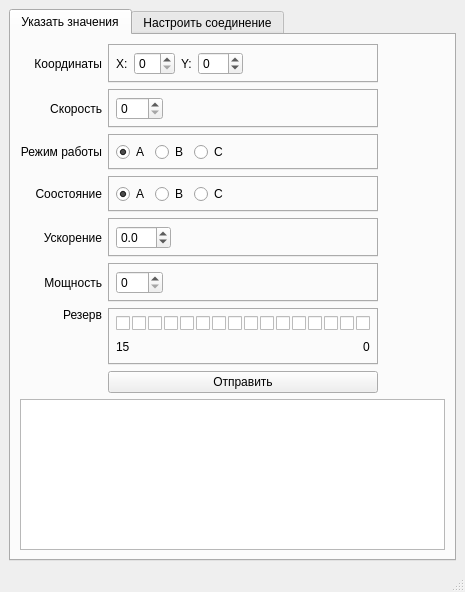
<?xml version="1.0" encoding="UTF-8"?>
<ui version="4.0">
 <class>ValidorMainWindow</class>
 <widget class="QMainWindow" name="ValidorMainWindow">
  <property name="geometry">
   <rect>
    <x>0</x>
    <y>0</y>
    <width>465</width>
    <height>592</height>
   </rect>
  </property>
  <property name="windowTitle">
   <string>ValidorMainWindow</string>
  </property>
  <property name="tabShape">
   <enum>QTabWidget::Rounded</enum>
  </property>
  <widget class="QWidget" name="centralwidget">
   <layout class="QHBoxLayout" name="horizontalLayout_9">
    <item>
     <widget class="QTabWidget" name="tabWidget">
      <property name="currentIndex">
       <number>0</number>
      </property>
      <widget class="QWidget" name="tabWidgetPage1">
       <attribute name="title">
        <string>Указать значения</string>
       </attribute>
       <layout class="QVBoxLayout" name="verticalLayout">
        <item>
         <widget class="QWidget" name="gridWidget" native="true">
          <property name="sizePolicy">
           <sizepolicy hsizetype="Fixed" vsizetype="Fixed">
            <horstretch>0</horstretch>
            <verstretch>0</verstretch>
           </sizepolicy>
          </property>
          <layout class="QGridLayout" name="gridLayout">
           <property name="leftMargin">
            <number>0</number>
           </property>
           <property name="topMargin">
            <number>0</number>
           </property>
           <property name="rightMargin">
            <number>0</number>
           </property>
           <property name="bottomMargin">
            <number>0</number>
           </property>
           <item row="6" column="1">
            <widget class="QTabWidget" name="reserveTabWidget">
             <property name="tabShape">
              <enum>QTabWidget::Rounded</enum>
             </property>
             <property name="tabBarAutoHide">
              <bool>true</bool>
             </property>
             <widget class="QWidget" name="reserveTabWidgetPage1">
              <attribute name="title">
               <string/>
              </attribute>
              <layout class="QVBoxLayout" name="verticalLayout_2">
               <property name="spacing">
                <number>6</number>
               </property>
               <property name="leftMargin">
                <number>6</number>
               </property>
               <property name="topMargin">
                <number>6</number>
               </property>
               <property name="rightMargin">
                <number>6</number>
               </property>
               <property name="bottomMargin">
                <number>6</number>
               </property>
               <item>
                <layout class="QHBoxLayout" name="horizontalLayout_3">
                 <property name="spacing">
                  <number>2</number>
                 </property>
                 <item>
                  <widget class="QCheckBox" name="reserveBit15">
                   <property name="text">
                    <string/>
                   </property>
                   <property name="checked">
                    <bool>false</bool>
                   </property>
                  </widget>
                 </item>
                 <item>
                  <widget class="QCheckBox" name="reserveBit14">
                   <property name="text">
                    <string/>
                   </property>
                  </widget>
                 </item>
                 <item>
                  <widget class="QCheckBox" name="reserveBit13">
                   <property name="text">
                    <string/>
                   </property>
                  </widget>
                 </item>
                 <item>
                  <widget class="QCheckBox" name="reserveBit12">
                   <property name="text">
                    <string/>
                   </property>
                  </widget>
                 </item>
                 <item>
                  <widget class="QCheckBox" name="reserveBit11">
                   <property name="text">
                    <string/>
                   </property>
                  </widget>
                 </item>
                 <item>
                  <widget class="QCheckBox" name="reserveBit10">
                   <property name="text">
                    <string/>
                   </property>
                   <property name="autoRepeat">
                    <bool>false</bool>
                   </property>
                   <property name="tristate">
                    <bool>false</bool>
                   </property>
                  </widget>
                 </item>
                 <item>
                  <widget class="QCheckBox" name="reserveBit9">
                   <property name="text">
                    <string/>
                   </property>
                  </widget>
                 </item>
                 <item>
                  <widget class="QCheckBox" name="reserveBit8">
                   <property name="text">
                    <string/>
                   </property>
                  </widget>
                 </item>
                 <item>
                  <widget class="QCheckBox" name="reserveBit7">
                   <property name="text">
                    <string/>
                   </property>
                  </widget>
                 </item>
                 <item>
                  <widget class="QCheckBox" name="reserveBit6">
                   <property name="text">
                    <string/>
                   </property>
                  </widget>
                 </item>
                 <item>
                  <widget class="QCheckBox" name="reserveBit5">
                   <property name="text">
                    <string/>
                   </property>
                  </widget>
                 </item>
                 <item>
                  <widget class="QCheckBox" name="reserveBit4">
                   <property name="text">
                    <string/>
                   </property>
                  </widget>
                 </item>
                 <item>
                  <widget class="QCheckBox" name="reserveBit3">
                   <property name="text">
                    <string/>
                   </property>
                  </widget>
                 </item>
                 <item>
                  <widget class="QCheckBox" name="reserveBit2">
                   <property name="text">
                    <string/>
                   </property>
                  </widget>
                 </item>
                 <item>
                  <widget class="QCheckBox" name="reserveBit1">
                   <property name="text">
                    <string/>
                   </property>
                  </widget>
                 </item>
                 <item>
                  <widget class="QCheckBox" name="reserveBit0">
                   <property name="text">
                    <string/>
                   </property>
                  </widget>
                 </item>
                </layout>
               </item>
               <item>
                <layout class="QHBoxLayout" name="horizontalLayout_4">
                 <property name="spacing">
                  <number>0</number>
                 </property>
                 <item>
                  <widget class="QLabel" name="label_11">
                   <property name="text">
                    <string>15</string>
                   </property>
                  </widget>
                 </item>
                 <item>
                  <spacer name="horizontalSpacer_9">
                   <property name="orientation">
                    <enum>Qt::Horizontal</enum>
                   </property>
                   <property name="sizeHint" stdset="0">
                    <size>
                     <width>40</width>
                     <height>20</height>
                    </size>
                   </property>
                  </spacer>
                 </item>
                 <item>
                  <widget class="QLabel" name="label_23">
                   <property name="text">
                    <string>0</string>
                   </property>
                  </widget>
                 </item>
                </layout>
               </item>
              </layout>
             </widget>
            </widget>
           </item>
           <item row="7" column="1">
            <widget class="QPushButton" name="sendValuesButton">
             <property name="text">
              <string>Отправить</string>
             </property>
            </widget>
           </item>
           <item row="3" column="0">
            <widget class="QLabel" name="label_4">
             <property name="text">
              <string>Соостояние</string>
             </property>
             <property name="alignment">
              <set>Qt::AlignRight|Qt::AlignTrailing|Qt::AlignVCenter</set>
             </property>
            </widget>
           </item>
           <item row="0" column="0">
            <widget class="QLabel" name="label">
             <property name="text">
              <string>Координаты</string>
             </property>
             <property name="alignment">
              <set>Qt::AlignRight|Qt::AlignTrailing|Qt::AlignVCenter</set>
             </property>
            </widget>
           </item>
           <item row="4" column="1">
            <widget class="QTabWidget" name="tabWidget_6">
             <property name="tabShape">
              <enum>QTabWidget::Rounded</enum>
             </property>
             <property name="tabBarAutoHide">
              <bool>true</bool>
             </property>
             <widget class="QWidget" name="Page1_4">
              <attribute name="title">
               <string/>
              </attribute>
              <layout class="QHBoxLayout" name="horizontalLayout_10">
               <property name="leftMargin">
                <number>6</number>
               </property>
               <property name="topMargin">
                <number>6</number>
               </property>
               <property name="rightMargin">
                <number>6</number>
               </property>
               <property name="bottomMargin">
                <number>6</number>
               </property>
               <item>
                <widget class="QDoubleSpinBox" name="accelerationDoubleSpinBox">
                 <property name="prefix">
                  <string/>
                 </property>
                 <property name="suffix">
                  <string/>
                 </property>
                 <property name="decimals">
                  <number>1</number>
                 </property>
                 <property name="minimum">
                  <double>-12.699999999999999</double>
                 </property>
                 <property name="maximum">
                  <double>12.800000000000001</double>
                 </property>
                 <property name="singleStep">
                  <double>0.100000000000000</double>
                 </property>
                 <property name="value">
                  <double>0.000000000000000</double>
                 </property>
                </widget>
               </item>
               <item>
                <spacer name="horizontalSpacer_4">
                 <property name="orientation">
                  <enum>Qt::Horizontal</enum>
                 </property>
                 <property name="sizeHint" stdset="0">
                  <size>
                   <width>40</width>
                   <height>20</height>
                  </size>
                 </property>
                </spacer>
               </item>
              </layout>
             </widget>
            </widget>
           </item>
           <item row="0" column="1">
            <widget class="QTabWidget" name="tabWidget_3">
             <property name="tabShape">
              <enum>QTabWidget::Rounded</enum>
             </property>
             <property name="tabBarAutoHide">
              <bool>true</bool>
             </property>
             <widget class="QWidget" name="tabWidget_3Page1">
              <attribute name="title">
               <string/>
              </attribute>
              <layout class="QHBoxLayout" name="horizontalLayout_12">
               <property name="leftMargin">
                <number>6</number>
               </property>
               <property name="topMargin">
                <number>6</number>
               </property>
               <property name="rightMargin">
                <number>6</number>
               </property>
               <property name="bottomMargin">
                <number>6</number>
               </property>
               <item>
                <widget class="QLabel" name="label_8">
                 <property name="text">
                  <string>X:</string>
                 </property>
                </widget>
               </item>
               <item>
                <widget class="QSpinBox" name="coordXSpinBox">
                 <property name="maximum">
                  <number>63</number>
                 </property>
                </widget>
               </item>
               <item>
                <widget class="QLabel" name="label_24">
                 <property name="text">
                  <string>Y:</string>
                 </property>
                </widget>
               </item>
               <item>
                <widget class="QSpinBox" name="coordYSpinBox">
                 <property name="minimum">
                  <number>-32</number>
                 </property>
                 <property name="maximum">
                  <number>31</number>
                 </property>
                </widget>
               </item>
               <item>
                <spacer name="horizontalSpacer_6">
                 <property name="orientation">
                  <enum>Qt::Horizontal</enum>
                 </property>
                 <property name="sizeHint" stdset="0">
                  <size>
                   <width>40</width>
                   <height>20</height>
                  </size>
                 </property>
                </spacer>
               </item>
              </layout>
             </widget>
            </widget>
           </item>
           <item row="6" column="0">
            <widget class="QLabel" name="label_6">
             <property name="text">
              <string>Резерв</string>
             </property>
             <property name="alignment">
              <set>Qt::AlignRight|Qt::AlignTop|Qt::AlignTrailing</set>
             </property>
            </widget>
           </item>
           <item row="1" column="0">
            <widget class="QLabel" name="label_2">
             <property name="text">
              <string>Скорость</string>
             </property>
             <property name="alignment">
              <set>Qt::AlignRight|Qt::AlignTrailing|Qt::AlignVCenter</set>
             </property>
            </widget>
           </item>
           <item row="5" column="1">
            <widget class="QTabWidget" name="tabWidget_8">
             <property name="tabShape">
              <enum>QTabWidget::Rounded</enum>
             </property>
             <property name="tabBarAutoHide">
              <bool>true</bool>
             </property>
             <widget class="QWidget" name="Page1_5">
              <attribute name="title">
               <string/>
              </attribute>
              <layout class="QHBoxLayout" name="horizontalLayout_13">
               <property name="spacing">
                <number>6</number>
               </property>
               <property name="leftMargin">
                <number>6</number>
               </property>
               <property name="topMargin">
                <number>6</number>
               </property>
               <property name="rightMargin">
                <number>6</number>
               </property>
               <property name="bottomMargin">
                <number>6</number>
               </property>
               <item>
                <widget class="QSpinBox" name="powerSpinBox">
                 <property name="maximum">
                  <number>130</number>
                 </property>
                </widget>
               </item>
               <item>
                <spacer name="horizontalSpacer_7">
                 <property name="orientation">
                  <enum>Qt::Horizontal</enum>
                 </property>
                 <property name="sizeHint" stdset="0">
                  <size>
                   <width>40</width>
                   <height>20</height>
                  </size>
                 </property>
                </spacer>
               </item>
              </layout>
             </widget>
            </widget>
           </item>
           <item row="2" column="1">
            <widget class="QTabWidget" name="tabWidget_5">
             <property name="tabShape">
              <enum>QTabWidget::Rounded</enum>
             </property>
             <property name="tabBarAutoHide">
              <bool>true</bool>
             </property>
             <widget class="QWidget" name="Page1_2">
              <attribute name="title">
               <string/>
              </attribute>
              <layout class="QHBoxLayout" name="horizontalLayout">
               <property name="leftMargin">
                <number>6</number>
               </property>
               <property name="topMargin">
                <number>6</number>
               </property>
               <property name="rightMargin">
                <number>6</number>
               </property>
               <property name="bottomMargin">
                <number>6</number>
               </property>
               <item>
                <widget class="QRadioButton" name="workModARadioButton">
                 <property name="text">
                  <string>A</string>
                 </property>
                 <property name="checked">
                  <bool>true</bool>
                 </property>
                </widget>
               </item>
               <item>
                <widget class="QRadioButton" name="workModBRadioButton">
                 <property name="text">
                  <string>B</string>
                 </property>
                </widget>
               </item>
               <item>
                <widget class="QRadioButton" name="workModCRadioButton">
                 <property name="text">
                  <string>C</string>
                 </property>
                </widget>
               </item>
               <item>
                <spacer name="horizontalSpacer">
                 <property name="orientation">
                  <enum>Qt::Horizontal</enum>
                 </property>
                 <property name="sizeHint" stdset="0">
                  <size>
                   <width>40</width>
                   <height>20</height>
                  </size>
                 </property>
                </spacer>
               </item>
              </layout>
             </widget>
            </widget>
           </item>
           <item row="5" column="0">
            <widget class="QLabel" name="label_7">
             <property name="text">
              <string>Мощность</string>
             </property>
             <property name="alignment">
              <set>Qt::AlignRight|Qt::AlignTrailing|Qt::AlignVCenter</set>
             </property>
            </widget>
           </item>
           <item row="4" column="0">
            <widget class="QLabel" name="label_5">
             <property name="text">
              <string>Ускорение</string>
             </property>
             <property name="alignment">
              <set>Qt::AlignRight|Qt::AlignTrailing|Qt::AlignVCenter</set>
             </property>
            </widget>
           </item>
           <item row="2" column="0">
            <widget class="QLabel" name="label_3">
             <property name="text">
              <string>Режим работы</string>
             </property>
             <property name="alignment">
              <set>Qt::AlignRight|Qt::AlignTrailing|Qt::AlignVCenter</set>
             </property>
            </widget>
           </item>
           <item row="1" column="1">
            <widget class="QTabWidget" name="tabWidget_4">
             <property name="tabShape">
              <enum>QTabWidget::Rounded</enum>
             </property>
             <property name="tabBarAutoHide">
              <bool>true</bool>
             </property>
             <widget class="QWidget" name="Page1">
              <attribute name="title">
               <string/>
              </attribute>
              <layout class="QHBoxLayout" name="horizontalLayout_11">
               <property name="leftMargin">
                <number>6</number>
               </property>
               <property name="topMargin">
                <number>6</number>
               </property>
               <property name="rightMargin">
                <number>6</number>
               </property>
               <property name="bottomMargin">
                <number>6</number>
               </property>
               <item>
                <widget class="QSpinBox" name="velocitySpinBox">
                 <property name="maximum">
                  <number>255</number>
                 </property>
                </widget>
               </item>
               <item>
                <spacer name="horizontalSpacer_5">
                 <property name="orientation">
                  <enum>Qt::Horizontal</enum>
                 </property>
                 <property name="sizeHint" stdset="0">
                  <size>
                   <width>40</width>
                   <height>20</height>
                  </size>
                 </property>
                </spacer>
               </item>
              </layout>
             </widget>
            </widget>
           </item>
           <item row="3" column="1">
            <widget class="QTabWidget" name="tabWidget_7">
             <property name="tabShape">
              <enum>QTabWidget::Rounded</enum>
             </property>
             <property name="tabBarAutoHide">
              <bool>true</bool>
             </property>
             <widget class="QWidget" name="Page1_3">
              <attribute name="title">
               <string/>
              </attribute>
              <layout class="QHBoxLayout" name="horizontalLayout_2">
               <property name="leftMargin">
                <number>6</number>
               </property>
               <property name="topMargin">
                <number>6</number>
               </property>
               <property name="rightMargin">
                <number>6</number>
               </property>
               <property name="bottomMargin">
                <number>6</number>
               </property>
               <item>
                <widget class="QRadioButton" name="stateARadioButton">
                 <property name="text">
                  <string>A</string>
                 </property>
                 <property name="checked">
                  <bool>true</bool>
                 </property>
                </widget>
               </item>
               <item>
                <widget class="QRadioButton" name="stateBRadioButton">
                 <property name="text">
                  <string>B</string>
                 </property>
                </widget>
               </item>
               <item>
                <widget class="QRadioButton" name="stateCRadioButton">
                 <property name="text">
                  <string>C</string>
                 </property>
                </widget>
               </item>
               <item>
                <spacer name="horizontalSpacer_2">
                 <property name="orientation">
                  <enum>Qt::Horizontal</enum>
                 </property>
                 <property name="sizeHint" stdset="0">
                  <size>
                   <width>40</width>
                   <height>20</height>
                  </size>
                 </property>
                </spacer>
               </item>
              </layout>
             </widget>
            </widget>
           </item>
          </layout>
         </widget>
        </item>
        <item>
         <widget class="QTextBrowser" name="resultTextBrowser">
          <property name="sizePolicy">
           <sizepolicy hsizetype="Expanding" vsizetype="Preferred">
            <horstretch>0</horstretch>
            <verstretch>0</verstretch>
           </sizepolicy>
          </property>
          <property name="font">
           <font>
            <pointsize>12</pointsize>
           </font>
          </property>
         </widget>
        </item>
       </layout>
      </widget>
      <widget class="QWidget" name="tab">
       <attribute name="title">
        <string>Настроить соединение</string>
       </attribute>
       <layout class="QVBoxLayout" name="verticalLayout_3">
        <item>
         <widget class="QWidget" name="gridWidget_2" native="true">
          <property name="sizePolicy">
           <sizepolicy hsizetype="Expanding" vsizetype="Fixed">
            <horstretch>0</horstretch>
            <verstretch>0</verstretch>
           </sizepolicy>
          </property>
          <layout class="QGridLayout" name="gridLayout_2">
           <property name="leftMargin">
            <number>0</number>
           </property>
           <property name="topMargin">
            <number>0</number>
           </property>
           <property name="rightMargin">
            <number>0</number>
           </property>
           <property name="bottomMargin">
            <number>0</number>
           </property>
           <item row="0" column="1">
            <widget class="QTabWidget" name="tabWidget_2">
             <property name="tabBarAutoHide">
              <bool>true</bool>
             </property>
             <widget class="QWidget" name="tabWidget_2Page1">
              <attribute name="title">
               <string/>
              </attribute>
              <layout class="QHBoxLayout" name="horizontalLayout_14">
               <property name="leftMargin">
                <number>6</number>
               </property>
               <property name="topMargin">
                <number>6</number>
               </property>
               <property name="rightMargin">
                <number>6</number>
               </property>
               <property name="bottomMargin">
                <number>6</number>
               </property>
               <item>
                <widget class="QLineEdit" name="hostaddressLineEdit">
                 <property name="sizePolicy">
                  <sizepolicy hsizetype="Expanding" vsizetype="Fixed">
                   <horstretch>0</horstretch>
                   <verstretch>0</verstretch>
                  </sizepolicy>
                 </property>
                </widget>
               </item>
               <item>
                <widget class="QLabel" name="label_9">
                 <property name="font">
                  <font>
                   <family>aakar</family>
                   <pointsize>14</pointsize>
                   <italic>false</italic>
                   <bold>true</bold>
                  </font>
                 </property>
                 <property name="text">
                  <string>:</string>
                 </property>
                </widget>
               </item>
               <item>
                <widget class="QSpinBox" name="portSpinBox">
                 <property name="frame">
                  <bool>true</bool>
                 </property>
                 <property name="buttonSymbols">
                  <enum>QAbstractSpinBox::NoButtons</enum>
                 </property>
                 <property name="keyboardTracking">
                  <bool>true</bool>
                 </property>
                 <property name="minimum">
                  <number>8000</number>
                 </property>
                 <property name="maximum">
                  <number>9000</number>
                 </property>
                </widget>
               </item>
              </layout>
             </widget>
            </widget>
           </item>
           <item row="0" column="0">
            <widget class="QLabel" name="label_26">
             <property name="text">
              <string>Адрес подключения</string>
             </property>
             <property name="alignment">
              <set>Qt::AlignRight|Qt::AlignTrailing|Qt::AlignVCenter</set>
             </property>
            </widget>
           </item>
          </layout>
         </widget>
        </item>
        <item>
         <spacer name="verticalSpacer">
          <property name="orientation">
           <enum>Qt::Vertical</enum>
          </property>
          <property name="sizeHint" stdset="0">
           <size>
            <width>20</width>
            <height>40</height>
           </size>
          </property>
         </spacer>
        </item>
       </layout>
      </widget>
     </widget>
    </item>
   </layout>
  </widget>
  <widget class="QStatusBar" name="statusbar"/>
 </widget>
 <resources/>
 <connections/>
</ui>
